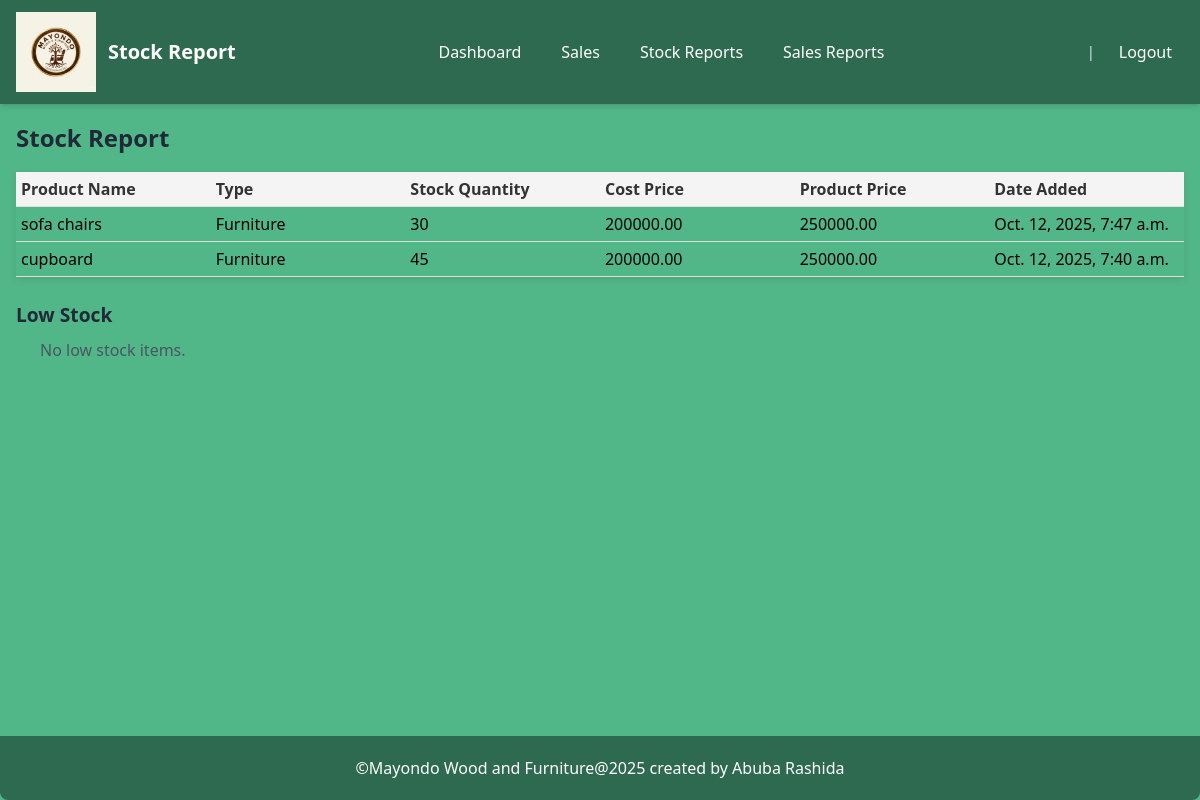
The page /reports/stock/ on the database its author committed.
### mayondo_app/models.py (models this page shows, shortened)
class Product(models.Model):
    PRODUCT_TYPES = [
        ('wood', 'Wood'),
        ('furniture', 'Furniture'),
    ]
    name = models.CharField(max_length=200)
    type = models.CharField(max_length=20, choices=PRODUCT_TYPES)
    supplier_name = models.CharField(max_length=200)
    cost_price = models.DecimalField(max_digits=10, decimal_places=2,default=0)
    product_price = models.DecimalField(max_digits=10, decimal_places=2, default=0)
    stock_quantity = models.PositiveIntegerField(default=0)
    quality = models.CharField(max_length=100, blank=True, null=True)
    color = models.CharField(max_length=100, blank=True, null=True)
    measurement = models.CharField(max_length=100, blank=True, null=True)
    date_added = models.DateTimeField(auto_now_add=True)
    class Meta:
        ordering = ['-date_added']

### mayondo_app/views.py (the view)
# urls.py: path('reports/stock/',stock_reportpage, name='stock_report'),
def stock_reportpage(request):
    products = Product.objects.all()
    for product in products:
        sold_qty = Sale.objects.filter(product=product).aggregate(Sum('quantity'))['quantity__sum'] or 0
        product.remaining_stock = product.stock_quantity - sold_qty  # if you want to keep original stock_quantity as total
    low_stock = products.filter(stock_quantity__lt=5)
    return render(request, 'stock_report.html', {
        'products': products,
        'low_stock': low_stock
    })

### mayondo_app/templates/stock_report.html (shortened to what this page needs)
{% load static %}
<!DOCTYPE html>
<html lang="en">
<head>
      <script src="https://cdn.tailwindcss.com"></script>
     <link rel="stylesheet" href="{% static 'css/style.css' %}" >
</head>
<body class="mt-10 bg-[#52B788]">
    <nav class="fixed top-0 left-0 w-full bg-[#2D6A4F] text-white shadow-md z-50">
  <div class="max-w-7xl mx-auto px-4 py-3 flex justify-between items-center">
    <div class="flex items-center space-x-3 h-20">
           <img src="{% static 'images/logo.png' %}" alt="Mayondo Logo" class="h-20 w-20 object-contain">
      <h2 class="text-xl font-bold">Stock Report</h2>
    </div>
    <div class="hidden md:flex space-x-4">
      <a href="{% url 'mayondo_app:dashboard' %}" class="px-3 py-2 rounded hover:bg-[#52B788] transition">
        Dashboard
      </a>
      <a href="{% url 'mayondo_app:sales_listpage' %}" class="px-3 py-2 rounded hover:bg-[#52B788] transition">
        Sales
      </a>
      <a href="{% url 'mayondo_app:stock_report' %}" class="px-3 py-2 rounded hover:bg-[#52B788] transition">
        Stock Reports
      </a>
      <a href="{% url 'mayondo_app:sales_report' %}" class="px-3 py-2 rounded hover:bg-[#52B788] transition">
        Sales Reports
      </a>
    </div>
    <div class="flex items-center space-x-3">
      <span class="text-sm text-gray-200">
         {{ user.username|title }} | {{ user.role|title }}
      </span>
      <a href="{% url 'mayondo_app:logout' %}" class="px-3 py-2 rounded text-white-300 hover:text-white hover:bg-[#52B788] transition">
        Logout
      </a>
    </div>
  </div>
</nav>
<div class="pt-20 px-4">
    <h2 class="report-title">Stock Report</h2>
<table class="sales-table">
    <thead>
        <tr>
            <th>Product Name</th>
            <th>Type</th>
            <th>Stock Quantity</th>
            <th>Cost Price</th>
            <th>Product Price</th>
            <th>Date Added</th>
        </tr>
    </thead>
    <tbody>
        {% for p in products %}
        <tr>
            <td>{{ p.name }}</td>
            <td class="text-center">{{ p.get_type_display }}</td>
            <td class="text-center">{{ p.stock_quantity }}</td>
            <td class="text-center">{{ p.cost_price }}</td>
            <td class="text-center">{{ p.product_price }}</td>
            <td class="text-center">{{ p.date_added }}</td>
        </tr>
        {% endfor %}
    </tbody>
</table>
<h3 class="stock-low-title">Low Stock</h3>
<ul class="stock-low-list">
    {% for p in low_stock %}
    <li class="stock-low-item">{{ p.name }} ({{ p.stock_quantity }} left)</li>
    {% empty %}
    <li class="stock-low-none">No low stock items.</li>
    {% endfor %}
</ul>
 <footer style="Position: fixed; bottom: 0; left: 0; width: 100%;"><br>
      <p class="footer">&copy;Mayondo Wood and Furniture@2025 created by Abuba Rashida</p>
    </footer>
</body>
</html>

### mayondo_app/static/css/style.css (style rules this page uses)
.sales-table { width: 100%; border-collapse: collapse; box-shadow: 0 2px 8px rgba(0, 0, 0, 0.1); table-layout: fixed; }
.sales-table th, .sales-table td { padding: 5px; text-align: left; border-bottom: 1px solid #ddd; }
.sales-table th { background-color: #f4f4f4; color: #333; width: auto; padding: 5px; }
.sales-table tr { transition: background-color 0.3s ease; }
.report-title { font-size: 1.5rem; font-weight: bold; margin-bottom: 1rem; color: #1f2937; }
.stock-low-title { margin-top: 1.5rem; font-weight: bold; font-size: 1.2rem; color: #1f2937; }
.stock-low-list { margin-top: 0.5rem; padding-left: 1.5rem; }
.stock-low-none { color: #4b5563; }
.footer { text-align: center; padding: 20px; background-color: #2d6a4f; color: #fff; border-radius: 0 0 8px 8px; }

### rows shown on the page
Product: name "sofa chairs", type "Furniture", stock_quantity "30", cost_price "200000.00", product_price "250000.00", date_added "Oct. 12, 2025, 7:47 a.m."
Product: name "cupboard", type "Furniture", stock_quantity "45", cost_price "200000.00", product_price "250000.00", date_added "Oct. 12, 2025, 7:40 a.m."
